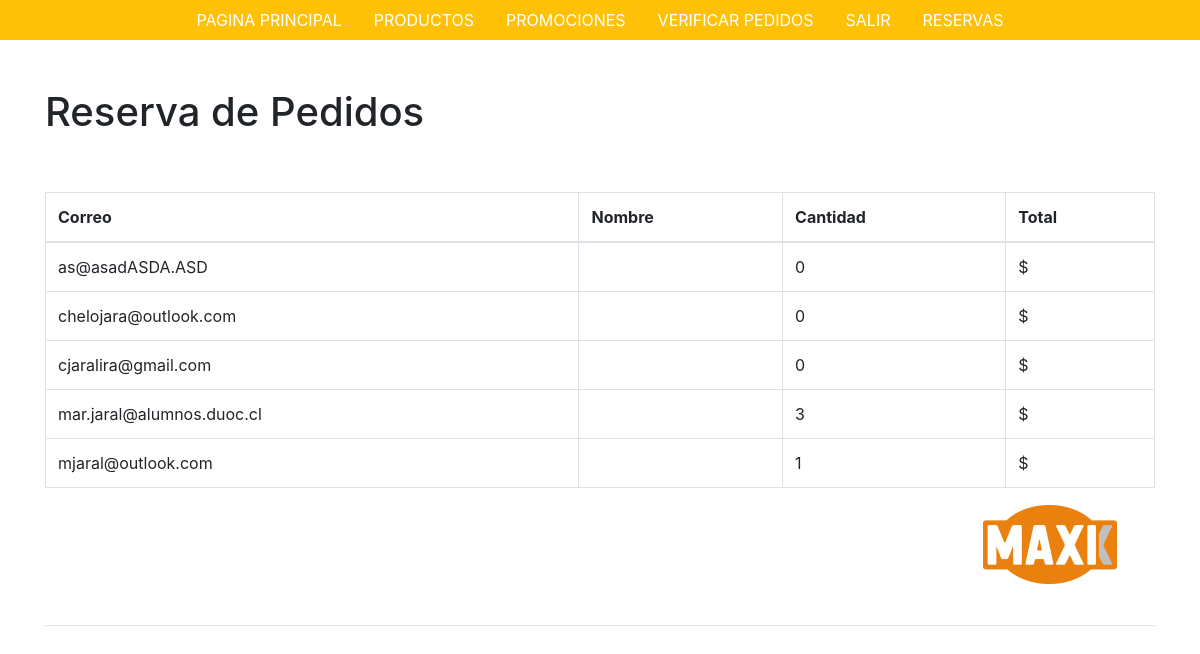
/Vistas/pedidos.php, run on an earlier commit of the app's database.
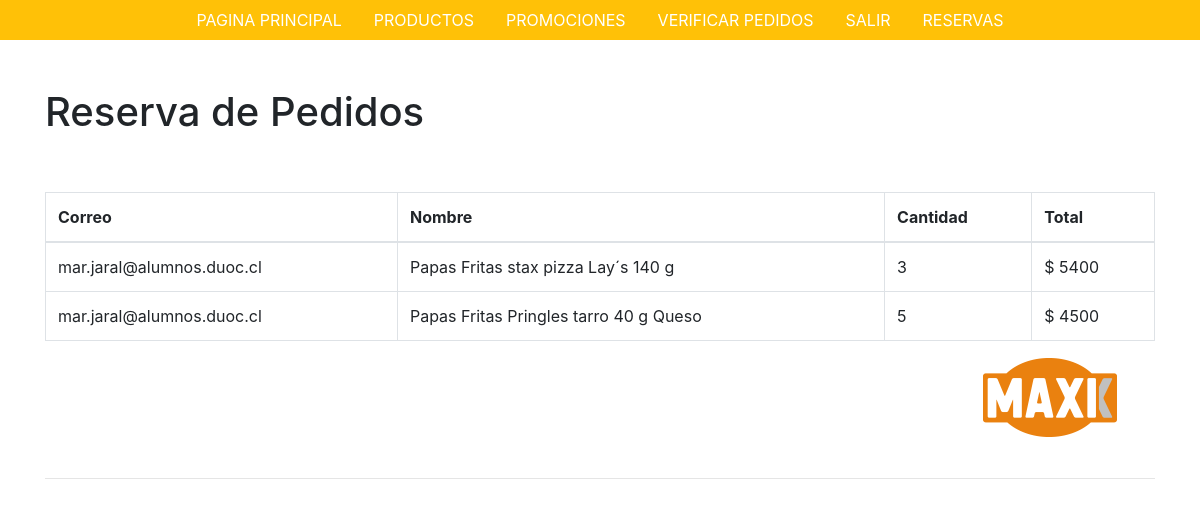
And on a later commit of the database.
### tables this page shows
CREATE TABLE IF NOT EXISTS `pedido` (
  `correo` varchar(255) NOT NULL,
  `cantidad` int(11) NOT NULL,
  `nombre` varchar(255) NOT NULL,
  `total` int(11) NOT NULL
);

### Vistas/pedidos.php (the view, shortened to what this page needs)
<?php
include "../Procesos/conection.php";
?>
<!DOCTYPE html>
<html>
<head>
	<link rel="stylesheet" type="text/css" href="../css/bootstrap.min.css">
</head>
<body>
<div class="contenedor" style="background-color: #ffc107">
        <ul class="nav justify-content-center" id="nav-tab" role="tablist">
            <li class="nav-item">
                <a class="nav-link text-white" href="../Vistas/index.php">PAGINA PRINCIPAL</a>
            </li>
            <li class="nav-item">
                <a class="nav-link text-white" href="../Vistas/productos.php">PRODUCTOS</a>
            </li>
            <li class="nav-item">
                <a class="nav-link text-white" href="#">PROMOCIONES</a>
            </li>
            <li class="nav-item">
                <a class="nav-link text-white" href="../Vistas/carrito.php">VERIFICAR PEDIDOS</a>
            </li>
            <li class="nav-item">
                <a class="nav-link text-white" href="#">SALIR</a>
            </li>
			<li class="nav-item">
                <a class="nav-link text-white" href="../Vistas/pedidos.php">RESERVAS</a>
            </li>
        </ul>
    </div>
	<div class="container">
		<div class="row">
			<div class="col-md-12">
				<br><br>
				<h1>Reserva de Pedidos</h1>
				<br><br>
	<?php
	$pedido = $con->query("select * from pedido");
	?>
	<table class="table table-bordered">
	<thead>
		<th>Correo</th>
		<th>Nombre</th>
		<th>Cantidad</th>
		<th>Total</th>
	</thead>
	<?php
	while($r=$pedido->fetch_object()):?>
	<tr>
		<td><?php echo $r->correo;?></td>
		<td><?php echo $r->nombre;?></td>
		<td> <?php echo $r->cantidad; ?></td>
		<td>$ <?php echo $r->total; ?></td>
	</tr>
	<?php endwhile; ?>
	</table>
	<a href="../Vistas/index.php" style="position:relative; left: 80%"><img src="../img/logo_maxik-1.png" alt=""></a>
	<br><br><hr>
			</div>
		</div>
	</div>
</body>
</html>

What changed in the data, as far as the page shows it:
removed pedido: correo "as@asadASDA.ASD", cantidad "0"
removed pedido: correo "chelojara@outlook.com", cantidad "0"
removed pedido: correo "cjaralira@gmail.com", cantidad "0"
removed pedido: correo "mar.jaral@alumnos.duoc.cl", cantidad "3"
removed pedido: correo "mjaral@outlook.com", cantidad "1"
added pedido: correo "mar.jaral@alumnos.duoc.cl", nombre "Papas Fritas stax pizza Lay´s 140 g", cantidad "3", total "5400"
added pedido: correo "mar.jaral@alumnos.duoc.cl", nombre "Papas Fritas Pringles tarro 40 g Queso", cantidad "5", total "4500"
